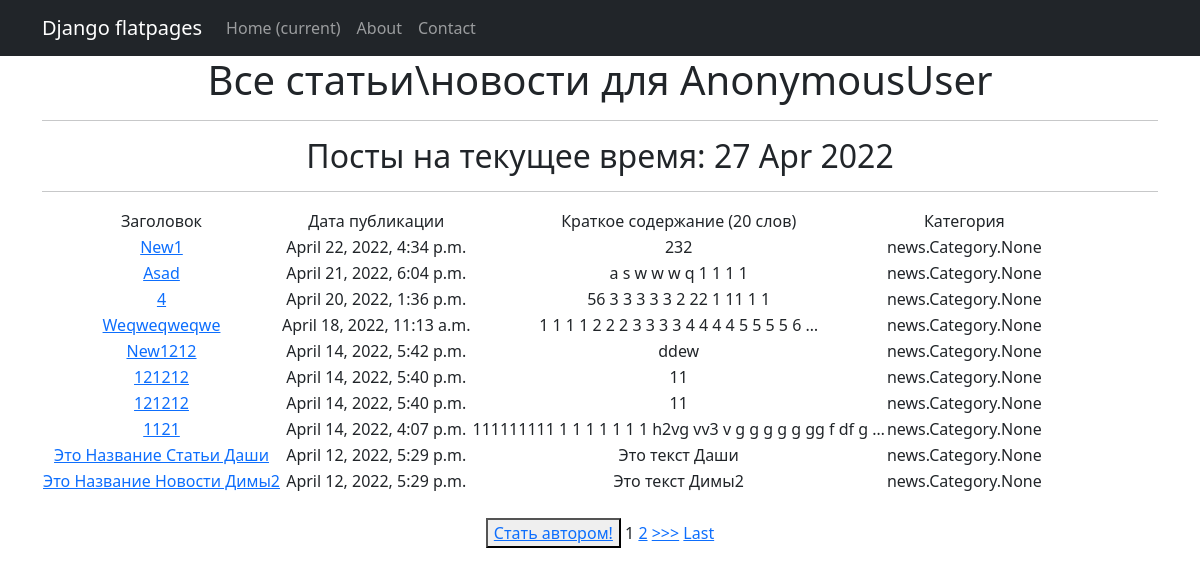
Before: /news/ with the older database file.
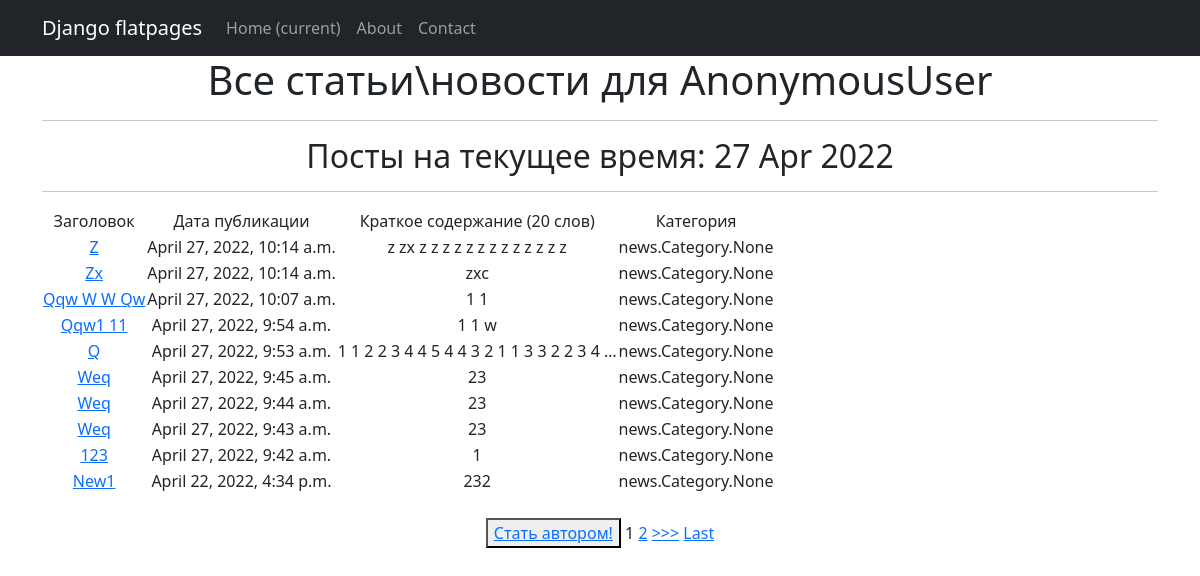
After: the same page with the newer database file.
### news/models.py (models this page shows, shortened)
class Post(models.Model):
    article = 'a'
    news = 'n'
    POST_TYPE = [
        (article, "Статья"),
        (news, "Новость")
    ]
    author = models.ForeignKey(Author, on_delete=models.CASCADE)
    post_type = models.CharField(max_length=1, choices=POST_TYPE, default=article)
    created = models.DateTimeField(auto_now_add=True)
    cats = models.ManyToManyField(Category, through='PostCategory')
    title = models.CharField(max_length=256)
    text = models.TextField()
    rating = models.IntegerField(default=0)

### news/views.py (the view)
# urls.py: path('', NewsView.as_view(), name='news'),
class NewsView( ListView):
    model = Post
    template_name = 'news/news.html'
    context_object_name = 'news'
    queryset = Post.objects.order_by('-id')
    paginate_by = 10
    form_class = PostForm
    def get_context_data(self, **kwargs):
        context = super().get_context_data(**kwargs)
        context['time_now'] = datetime.utcnow()
        context['value1'] = None
        context['is_not_author'] = not self.request.user.groups.filter(name='author').exists()
        return context

### news/templatetags/custom_filters.py (called while the page is built)
@register.filter (name = 'Censor')
def Censor (value):
    cens = ('qwerty', 'solomid')
    text = set(value.split())
    for x in text:
        for y in cens:
            if x == y:
                return value.replace(x, '-',3)
    return value

### templates/news/news.html (shortened to what this page needs)
{% extends 'flatpages/default.html' %}
{% load custom_filters %}
{% block content %}
    <h1>Все статьи\новости для {{request.user}}</h1>
    <hr>
    <h2>Посты на текущее время: {{ time_now|date:'d M Y' }} </h2>
    <hr>
    {% if news %}
        <table>
            <tr>
                <td>
                    Заголовок
                </td>
                <td>
                    Дата публикации
                </td>
                <td>
                    Краткое содержание (20 слов)
                </td>
                <td>
                    Категория
                </td>
            </tr>
        {% for new in news %}
            <tr>
                <td>
                    <a href="{% url 'post_detail' new.id %}">{{ new.title|title|Censor }}</a>
                </td>
                <td>
                    {{new.created}}
                </td>
                <td>
                    {{new.text|truncatewords:20|Censor}}
                </td>
                <td>
                    {{new.cats}}
                </td>
            </tr>
        {% endfor %}
        </table>
    {% else %}
<h2>Постов нет!</h2>
    {% endif %}
<br>
{% if is_not_author %}
<button> <a href="upgrade"> Стать автором!</a> </button>
{% endif %}
{% if is_paginated %}
    {% for num in page_obj.paginator.page_range %}
        {% if page_obj.number == num %}
            <a>{{ num }}</a>
        {% elif num > page_obj.number|add:'-3' and num < page_obj.number|add:'3' %}
            <a href="?page={{ num }}">{{ num }}</a>
        {% endif %}
    {% endfor %}
    {% if page_obj.has_next %}
        <a href="?page={{ page_obj.next_page_number }}">>>></a>
        <a href="?page={{ page_obj.paginator.num_pages }}">Last</a>
    {% endif %}
{% endif %}
<br>
{% endblock content %}

Changed rows visible on the page:
no longer on this page (row unchanged): Post: title|Censor "Asad", created "April 21, 2022, 6:04 p.m.", text|Censor "a s w w w q 1 1 1 1", cats "news.Category.None"
no longer on this page (row unchanged): Post: title|Censor "4", created "April 20, 2022, 1:36 p.m.", text|Censor "56 3 3 3 3 3 2 22 1 11 1 1", cats "news.Category.None"
no longer on this page (row unchanged): Post: title|Censor "Weqweqweqwe", created "April 18, 2022, 11:13 a.m.", text|Censor "1 1 1 1 2 2 2 3 3 3 3 4 4 4 4 5 5 5 5 6 …", cats "news.Category.None"
no longer on this page (row unchanged): Post: title|Censor "New1212", created "April 14, 2022, 5:42 p.m.", text|Censor "ddew", cats "news.Category.None"
no longer on this page (row unchanged): Post: title|Censor "121212", created "April 14, 2022, 5:40 p.m.", text|Censor "11", cats "news.Category.None"
no longer on this page (row unchanged): Post: title|Censor "121212", created "April 14, 2022, 5:40 p.m.", text|Censor "11", cats "news.Category.None"
no longer on this page (row unchanged): Post: title|Censor "1121", created "April 14, 2022, 4:07 p.m.", text|Censor "111111111 1 1 1 1 1 1 1 h2vg vv3 v g g g g g gg f df g …", cats "news.Category.None"
no longer on this page (row unchanged): Post: title|Censor "Это Название Статьи Даши", created "April 12, 2022, 5:29 p.m.", text|Censor "Это текст Даши", cats "news.Category.None"
no longer on this page (row unchanged): Post: title|Censor "Это Название Новости Димы2", created "April 12, 2022, 5:29 p.m.", text|Censor "Это текст Димы2", cats "news.Category.None"
added Post: title|Censor "Z", created "April 27, 2022, 10:14 a.m.", text|Censor "z zx z z z z z z z z z z z z z", cats "news.Category.None"
added Post: title|Censor "Zx", created "April 27, 2022, 10:14 a.m.", text|Censor "zxc", cats "news.Category.None"
added Post: title|Censor "Qqw W W Qw", created "April 27, 2022, 10:07 a.m.", text|Censor "1 1", cats "news.Category.None"
added Post: title|Censor "Qqw1 11", created "April 27, 2022, 9:54 a.m.", text|Censor "1 1 w", cats "news.Category.None"
added Post: title|Censor "Q", created "April 27, 2022, 9:53 a.m.", text|Censor "1 1 2 2 3 4 4 5 4 4 3 2 1 1 3 3 2 2 3 4 …", cats "news.Category.None"
added Post: title|Censor "Weq", created "April 27, 2022, 9:45 a.m.", text|Censor "23", cats "news.Category.None"
added Post: title|Censor "Weq", created "April 27, 2022, 9:44 a.m.", text|Censor "23", cats "news.Category.None"
added Post: title|Censor "Weq", created "April 27, 2022, 9:43 a.m.", text|Censor "23", cats "news.Category.None"
added Post: title|Censor "123", created "April 27, 2022, 9:42 a.m.", text|Censor "1", cats "news.Category.None"
